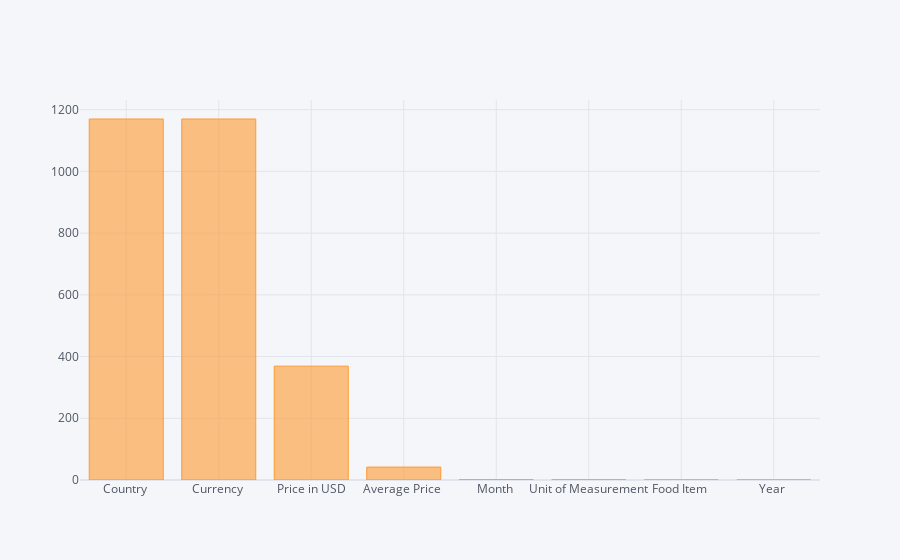

Source (notebook cell):
### Code cell
pd.DataFrame(zip(varc,sk.scores_),columns=['var','score']).set_index('var').sort_values(by='score',
                                                        ascending=False).iplot(kind='bar',color='orange')

### Figure 1 — Plotly figure (JSON) as saved in the notebook; plotly's stock layout.template omitted (floating-point values rounded to 4 significant figures)
{"data": [{"marker": {"color": "rgba(255, 153, 51, 0.6)", "line": {"color": "rgba(255, 153, 51, 1.0)", "width": 1}}, "name": "score", "orientation": "v", "text": "", "type": "bar", "x": ["Country ", "Currency ", "Price in USD", "Average Price ", "Month ", "Unit of Measurement", "Food Item ", "Year "], "y": [1170.0, 1170.0, 369.0, 41.88, 0.89, 0.4839, 0.04178, 0.00409]}], "layout": {"legend": {"bgcolor": "#F5F6F9", "font": {"color": "#4D5663"}}, "paper_bgcolor": "#F5F6F9", "plot_bgcolor": "#F5F6F9", "title": {"font": {"color": "#4D5663"}}, "xaxis": {"gridcolor": "#E1E5ED", "showgrid": true, "tickfont": {"color": "#4D5663"}, "title": {"font": {"color": "#4D5663"}, "text": ""}, "zerolinecolor": "#E1E5ED"}, "yaxis": {"gridcolor": "#E1E5ED", "showgrid": true, "tickfont": {"color": "#4D5663"}, "title": {"font": {"color": "#4D5663"}, "text": ""}, "zerolinecolor": "#E1E5ED"}}}
